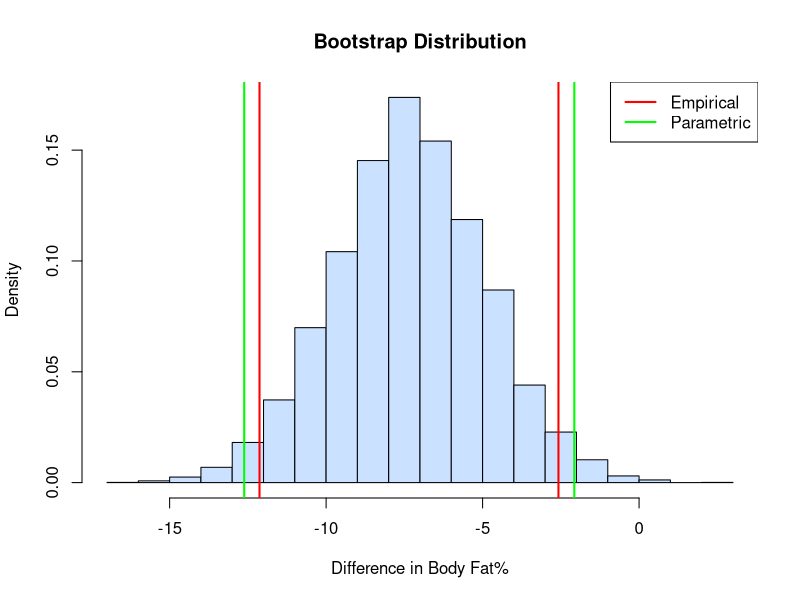

This figure's R source:
## ---- chunk 1

## ---- chunk 2
set.seed(12345)
bodyfat=read.csv('bodyfat.csv', header=FALSE)
colnames(bodyfat) <- c('fatpercent', 'gender')

males <- bodyfat$fatpercent[bodyfat$gender == 1]
females <- bodyfat$fatpercent[bodyfat$gender == 2]
## ---- chunk 3
bootstraps <- 10000
bootstrapMeansDiff <- numeric(bootstraps)

for (i in 1:bootstraps) {
  bootstrapMales <- sample(males, replace = TRUE)
  bootstrapFemales <- sample(females, replace = TRUE)
  
  bootstrapMeansDiff[i] <- mean(bootstrapMales) - mean(bootstrapFemales)
  
}
empirical_ci <- quantile(bootstrapMeansDiff, c(0.025, 0.975))

cat("Empirical CI:", empirical_ci, "\n")

## ---- chunk 4
male_mean <- mean(males)
female_mean <- mean(females)

male_var <- var(males)
female_var <- var(females)

n_males <- length(males)
n_females <- length(females)

se <- sqrt((male_var / n_males) + (female_var / n_females))

t_stat <- (male_mean - female_mean) / se

df <- n_males + n_females - 2

t_lower <- qt(0.025, df)
t_upper <- qt(0.975, df)


parametric_ci <- c((male_mean - female_mean) + (t_lower * se),
                   (male_mean - female_mean) + (t_upper * se))

cat("Parametric CI::", parametric_ci, "\n")
## ---- chunk 5
ci_lower <- quantile(bootstrapMeansDiff, 0.025)
ci_upper <- quantile(bootstrapMeansDiff, 0.975)

hist(bootstrapMeansDiff, main = "Bootstrap Distribution",
     xlab = "Difference in Body Fat%", ylab = "Density", freq=FALSE,
     col = "lightsteelblue1")
abline(v = c(ci_lower, ci_upper), col = "red", lwd = 2)
abline(v = c(parametric_ci[1], parametric_ci[2]), col = "green", lwd = 2)
legend("topright", legend = c("Empirical", "Parametric"), col = c("red", "green"), lwd = 2)

## ---- chunk 6

